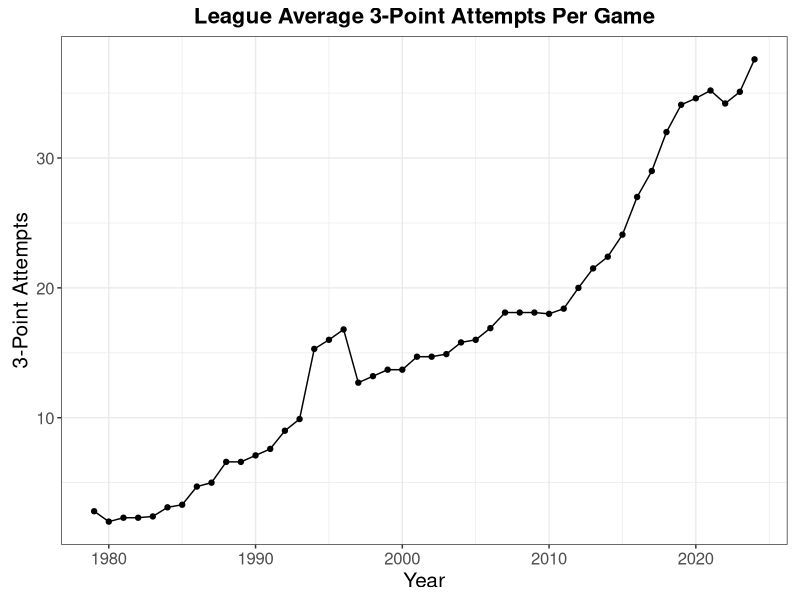
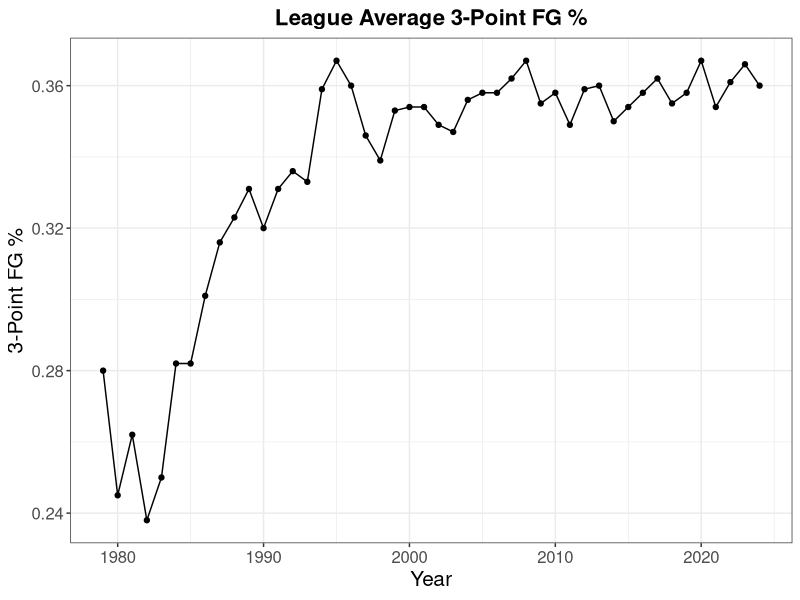
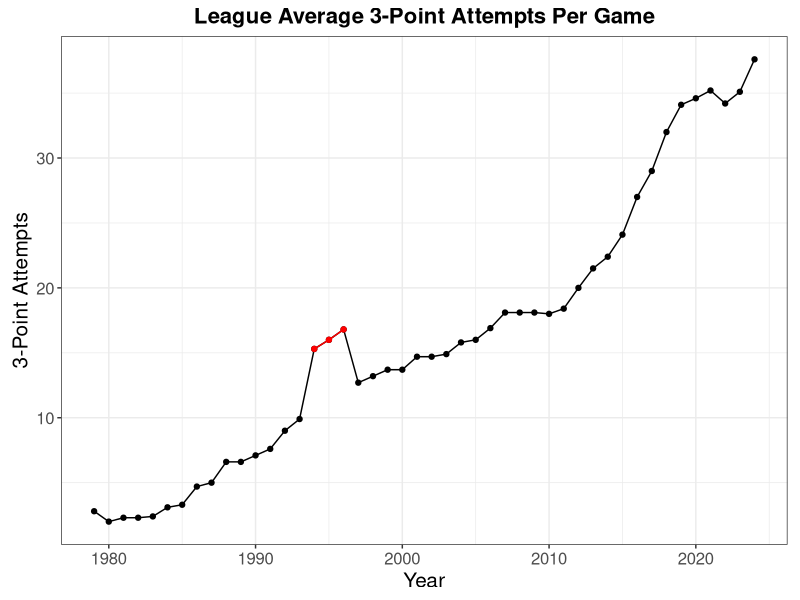
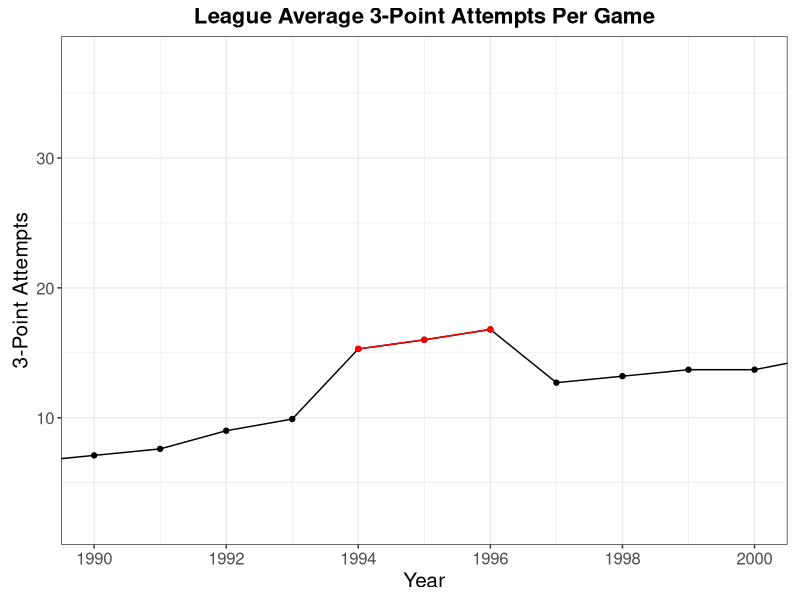
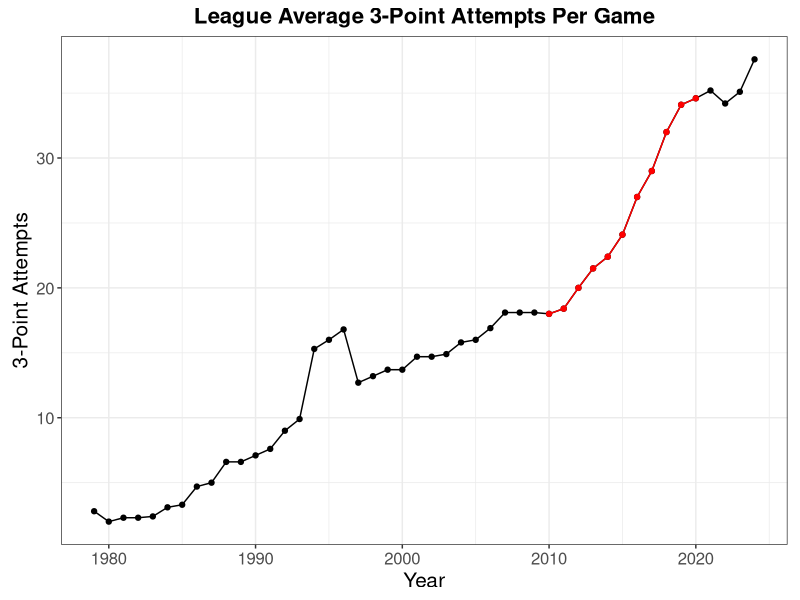
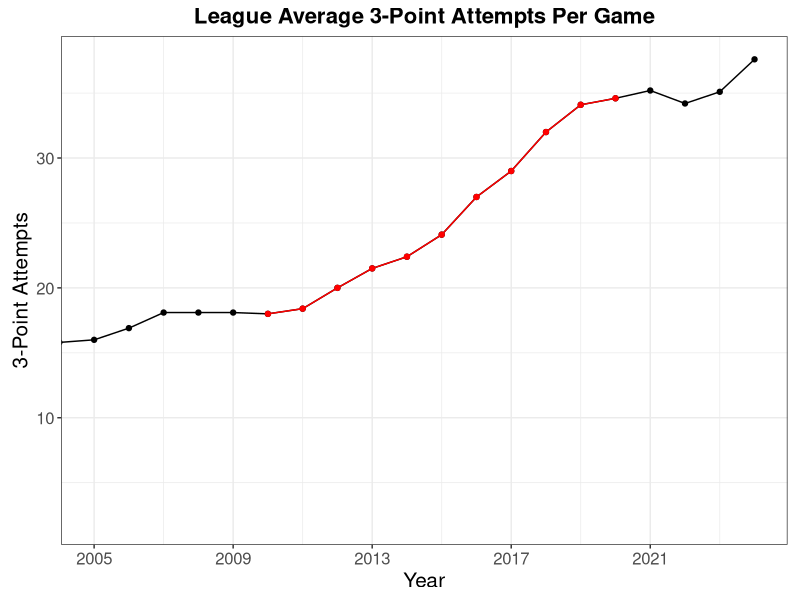
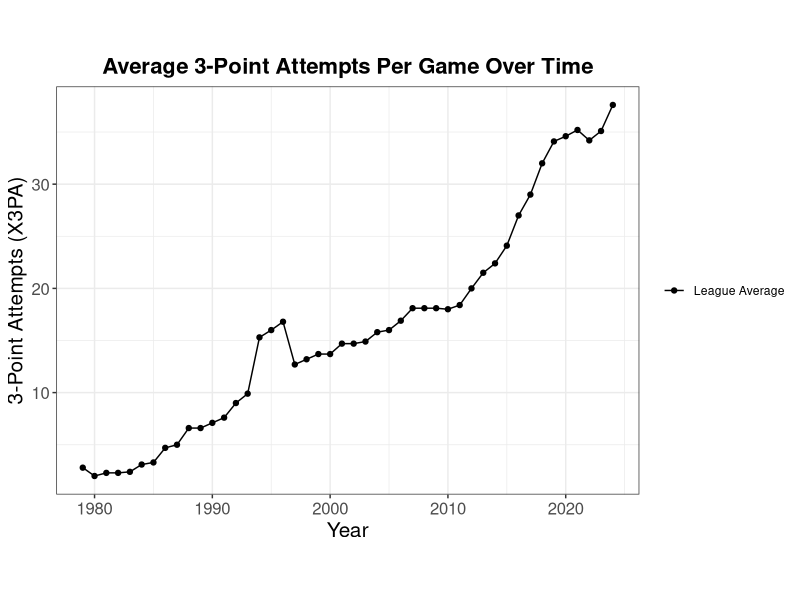
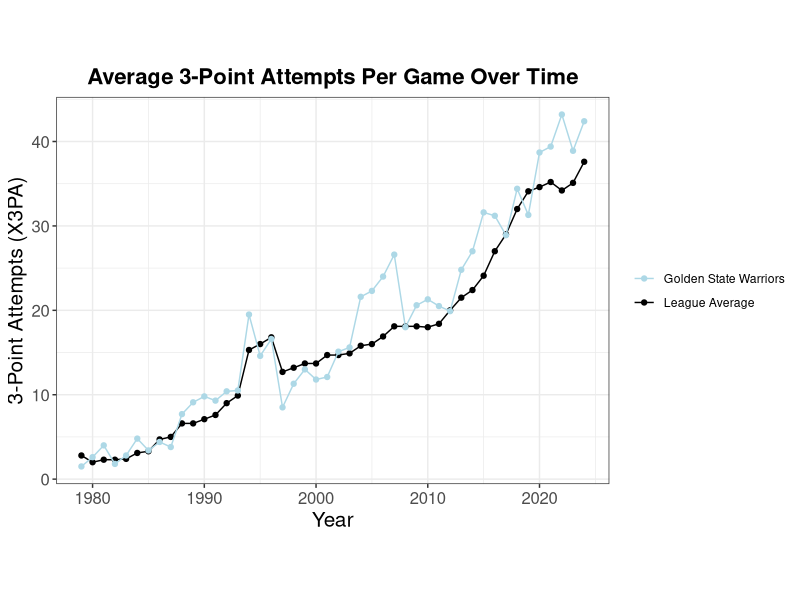

Here is the R script that generated these plots, in order:
## ---- chunk 1
library(tidyverse)
data3 <- read.csv("data3.csv")

EVpts <- data.frame(Shot = c("Layups/Dunks
(Restricted Area)", "Midrange
(5–22 ft)","3-Point Range
(22 ft+)"), ExpectedPoints = c(1.331, 0.857, 1.136), stringsAsFactors = FALSE)

champions <- data.frame(year = c(2014, 2015, 2017, 2021), y = c(27.0, 31.2, 28.9, 39.4))
champions_pct <- data.frame(year = c(2014, 2015, 2017, 2021), y = c(0.398, 0.416, 0.391, 0.364))

champions$Legend <- "Championship"

EVptsfake <- data.frame(Shot = c("Layups/Dunks
(Restricted Area)", "Midrange
(5–22 ft)","3-Point Range
(22 ft+)"), ExpectedPoints = c(0, 0.857, 1.136), stringsAsFactors = FALSE)

ranking <- data.frame(rank = c("30","29","28", "Average","3","2","1"), x3pm = c(14.0, 13.1, 13.0, 13.5, 17.8, 15.9, 14.5),  stringsAsFactors = FALSE)
ranking$rank <- factor(ranking$rank, levels = c("30","29","28","Average","3","2","1"))

celtics_champions <- data.frame(year = 2023, y = data3 %>% filter(year == 2023) %>% pull(C3PA))
## ---- chunk 2
ggplot(data3, aes(x = year, y = X3PA)) +
  geom_point(color = "black") +
  labs(x="Year",y="3-Point Attempts", title = "League Average 3-Point Attempts Per Game") +
  theme_bw()+
  theme(plot.title = element_text(size = 16, face = "bold", hjust = 0.5), 
        axis.text.x = element_text(size = 12), 
        axis.text.y = element_text(size = 12), 
        axis.title.x = element_text(size = 15), 
        axis.title.y = element_text(size = 15),
        aspect.ratio = 0.7)+
  geom_line(color = "black")

## ---- chunk 3
ggplot(data3, aes(x = year, y = X3PCT)) +
  geom_point(color = "black") +
  labs(x="Year",y="3-Point FG %", title = "League Average 3-Point FG %") +
  theme_bw()+
  theme(plot.title = element_text(size = 16, face = "bold", hjust = 0.5), 
        axis.text.x = element_text(size = 12), 
        axis.text.y = element_text(size = 12), 
        axis.title.x = element_text(size = 15), 
        axis.title.y = element_text(size = 15),
        aspect.ratio = 0.7)+
  geom_line(color = "black")

## ---- chunk 4
ggplot(data3, aes(x = year, y = X3PA)) +
  geom_point(color = "black") +
  labs(x="Year",y="3-Point Attempts", title = "League Average 3-Point Attempts Per Game") +
  theme_bw()+
  theme(plot.title = element_text(size = 16, face = "bold", hjust = 0.5), 
        axis.text.x = element_text(size = 12), 
        axis.text.y = element_text(size = 12), 
        axis.title.x = element_text(size = 15), 
        axis.title.y = element_text(size = 15),
        aspect.ratio = 0.7)+
  geom_line(color = "black")+
  geom_point(data = subset(data3, year %in% c(1994, 1995, 1996)), aes(x = year, y = X3PA), color = "red")+
  geom_line(data = subset(data3, year >= 1994 & year <= 1996), aes(x = year, y = X3PA), color = "red")
## ---- chunk 5
ggplot(data3, aes(x = year, y = X3PA)) +
  geom_point(color = "black") +
  labs(x="Year",y="3-Point Attempts", title = "League Average 3-Point Attempts Per Game") +
  theme_bw()+
  theme(plot.title = element_text(size = 16, face = "bold", hjust = 0.5), 
        axis.text.x = element_text(size = 12), 
        axis.text.y = element_text(size = 12), 
        axis.title.x = element_text(size = 15), 
        axis.title.y = element_text(size = 15),
        aspect.ratio = 0.7)+
  geom_line(color = "black")+
  geom_point(data = subset(data3, year %in% c(1994, 1995, 1996)), aes(x = year, y = X3PA), color = "red")+
  geom_line(data = subset(data3, year >= 1994 & year <= 1996), aes(x = year, y = X3PA), color = "red")+
  coord_cartesian(xlim = c(1990, 2000)) +
  scale_x_continuous(breaks = seq(1990, 2000, by = 2))
## ---- chunk 6
ggplot(data3, aes(x = year, y = X3PA)) +
  geom_point(color = "black") +
  labs(x="Year",y="3-Point Attempts", title = "League Average 3-Point Attempts Per Game") +
  theme_bw()+
  theme(plot.title = element_text(size = 16, face = "bold", hjust = 0.5), 
        axis.text.x = element_text(size = 12), 
        axis.text.y = element_text(size = 12), 
        axis.title.x = element_text(size = 15), 
        axis.title.y = element_text(size = 15),
        aspect.ratio = 0.7)+
  geom_line(color = "black")+
  geom_point(data = subset(data3, year %in% c(2010,2011,2012,2013,2014,2015,2016,2017,2018,2019,2020)), aes(x = year, y = X3PA), color = "red")+
  geom_line(data = subset(data3, year >= 2010 & year <= 2020), aes(x = year, y = X3PA), color = "red")
## ---- chunk 7
ggplot(data3, aes(x = year, y = X3PA)) +
  geom_point(color = "black") +
  labs(x="Year",y="3-Point Attempts", title = "League Average 3-Point Attempts Per Game") +
  theme_bw()+
  theme(plot.title = element_text(size = 16, face = "bold", hjust = 0.5), 
        axis.text.x = element_text(size = 12), 
        axis.text.y = element_text(size = 12), 
        axis.title.x = element_text(size = 15), 
        axis.title.y = element_text(size = 15),
        aspect.ratio = 0.7)+
  geom_line(color = "black")+
  geom_point(data = subset(data3, year %in% c(2010,2011,2012,2013,2014,2015,2016,2017,2018,2019,2020)), aes(x = year, y = X3PA), color = "red")+
  geom_line(data = subset(data3, year >= 2010 & year <= 2020), aes(x = year, y = X3PA), color = "red")+
  coord_cartesian(xlim = c(2005,2024)) +
  scale_x_continuous(breaks = seq(2005,2024, by = 4))
## ---- chunk 8
ggplot(data3, aes(x = year)) +
  geom_point(aes(y = X3PA, color = "League Average")) +
  geom_line(aes(y = X3PA, color= "League Average")) +
  scale_color_manual(name = NULL, values = c("League Average" = "black")) +
  labs(x="Year",y="3-Point Attempts (X3PA)", title = "Average 3-Point Attempts Per Game Over Time") +
  theme_bw()+
  theme(plot.title = element_text(size = 16, face = "bold", hjust = 0.5), 
        axis.text.x = element_text(size = 12), 
        axis.text.y = element_text(size = 12), 
        axis.title.x = element_text(size = 15), 
        axis.title.y = element_text(size = 15),
        aspect.ratio = 0.7)

## ---- chunk 9
ggplot(data3, aes(x = year)) +
  geom_point(aes(y = X3PA, color = "League Average")) +
  geom_line(aes(y = X3PA, color= "League Average")) +
  geom_point(aes(y = GSW3PA, color = "Golden State Warriors")) +
  geom_line(aes(y = GSW3PA, color= "Golden State Warriors")) +
  scale_color_manual(name = NULL, values = c("League Average" = "black","Golden State Warriors" = "lightblue")) +
  labs(x="Year",y="3-Point Attempts (X3PA)", title = "Average 3-Point Attempts Per Game Over Time") +
  theme_bw()+
  theme(plot.title = element_text(size = 16, face = "bold", hjust = 0.5), 
        axis.text.x = element_text(size = 12), 
        axis.text.y = element_text(size = 12), 
        axis.title.x = element_text(size = 15), 
        axis.title.y = element_text(size = 15),
        aspect.ratio = 0.7)
## ---- chunk 10
ggplot(data3, aes(x = year)) +
  geom_point(aes(y = X3PA, color = "League Average")) +
  geom_line(aes(y = X3PA, color= "League Average")) +
  geom_point(aes(y = GSW3PA, color = "Golden State Warriors")) +
  geom_line(aes(y = GSW3PA, color= "Golden State Warriors")) +
  scale_color_manual(name = NULL, values = c("League Average" = "black","Golden State Warriors" = "lightblue")) +
  labs(x="Year",y="3-Point Attempts (X3PA)", title = "Average 3-Point Attempts Per Game Over Time") +
  theme_bw()+
  theme(plot.title = element_text(size = 16, face = "bold", hjust = 0.5), 
        axis.text.x = element_text(size = 12), 
        axis.text.y = element_text(size = 12), 
        axis.title.x = element_text(size = 15), 
        axis.title.y = element_text(size = 15),
        aspect.ratio = 0.7)+
   geom_point(data = subset(data3, year == 2009), aes(x = year, y = GSW3PA),
    color = "red", size = 2, shape = 23, stroke = 0.8, fill = "red")
## ---- chunk 11
ggplot(data3, aes(x = year)) +
  geom_point(aes(y = X3PA, color = "League Average")) +
  geom_line(aes(y = X3PA, color= "League Average")) +
  geom_point(aes(y = GSW3PA, color = "Golden State Warriors")) +
  geom_line(aes(y = GSW3PA, color= "Golden State Warriors")) +
  scale_color_manual(name = NULL, values = c("League Average" = "black","Golden State Warriors" = "lightblue")) +
  labs(x="Year",y="3-Point Attempts (X3PA)", title = "Average 3-Point Attempts Per Game Over Time") +
  theme_bw()+
  theme(plot.title = element_text(size = 16, face = "bold", hjust = 0.5), 
        axis.text.x = element_text(size = 12), 
        axis.text.y = element_text(size = 12), 
        axis.title.x = element_text(size = 15), 
        axis.title.y = element_text(size = 15),
        aspect.ratio = 0.7)+
  geom_text(data = champions, aes(x = year, y = y+2,label = "\U1F3C6"), color = "gold", size = 4, vjust = 0)
## ---- chunk 12
ggplot(data3, aes(x = year)) +
  geom_point(aes(y = X3PCT, color = "League Average")) +
  geom_line(aes(y = X3PCT, color= "League Average")) +
  geom_point(aes(y = GSW3pct, color = "Golden State Warriors")) +
  geom_line(aes(y = GSW3pct, color= "Golden State Warriors")) +
  scale_color_manual(name = NULL, values = c("League Average" = "black","Golden State Warriors" = "lightblue")) +
  labs(x="Year",y="3 Point FG %", title = "Average 3-Point FG% Per Game Over Time") +
  theme_bw()+
  theme(plot.title = element_text(size = 16, face = "bold", hjust = 0.5), 
        axis.text.x = element_text(size = 12), 
        axis.text.y = element_text(size = 12), 
        axis.title.x = element_text(size = 15), 
        axis.title.y = element_text(size = 15),
        aspect.ratio = 0.7)+
  geom_text(data = champions_pct, aes(x = year, y = y+0.01,label = "\U1F3C6"), color = "gold", size = 4, vjust = 0)

## ---- chunk 13
ggplot(EVptsfake, aes(x = Shot, y = ExpectedPoints)) +
  geom_col(fill = "lightblue", width = 0.5, color = "black") +
  labs(x = "Shot Ranges", y = "Expected Points Per Shot", title = "Expected Points Value Vs. Range")+
  theme_bw()+
  theme(plot.title = element_text(size = 16, face = "bold", hjust = 0.5), 
        axis.text.x = element_text(size = 10), 
        axis.text.y = element_text(size = 12), 
        axis.title.x = element_text(size = 15), 
        axis.title.y = element_text(size = 15),
        aspect.ratio = 0.7)+
  geom_text(aes(label = sprintf("%.2f", ExpectedPoints)), vjust = -0.5)+
  scale_y_continuous(limits = c(0, 1.5), expand = c(0, 0))
## ---- chunk 14
ggplot(EVpts, aes(x = Shot, y = ExpectedPoints)) +
  geom_col(fill = "lightblue", width = 0.5, color = "black") +
  labs(x = "Shot Ranges", y = "Expected Points Per Shot", title = "Expected Points Value Vs. Range")+
  theme_bw()+
  theme(plot.title = element_text(size = 16, face = "bold", hjust = 0.5), 
        axis.text.x = element_text(size = 10), 
        axis.text.y = element_text(size = 12), 
        axis.title.x = element_text(size = 15), 
        axis.title.y = element_text(size = 15),
        aspect.ratio = 0.7)+
  geom_text(aes(label = sprintf("%.2f", ExpectedPoints)), vjust = -0.5)+
  scale_y_continuous(limits = c(0, 1.5), expand = c(0, 0))
## ---- chunk 15
ggplot(ranking, aes(x = rank, y = x3pm)) +
  geom_col(fill = "skyblue", width = 0.5, color = "black") +
  labs(x = "Team Rank by Wins in Regular Season", y = "3-pointers Made per Game",title = "3PM vs. Team finishing (2024-2025)") +
  theme_minimal(base_size = 14)+
  theme_bw()+
  theme(plot.title = element_text(size = 16, face = "bold", hjust = 0.5), 
        axis.text.x = element_text(size = 10), 
        axis.text.y = element_text(size = 12), 
        axis.title.x = element_text(size = 15), 
        axis.title.y = element_text(size = 15),
        aspect.ratio = 0.7)+
   scale_y_continuous(limits = c(0, 20), expand = c(0, 0))
## ---- chunk 16
ggplot(data3, aes(x = year)) +
  geom_point(aes(y = X3PA, color = "League Average")) +
  geom_line(aes(y  = X3PA, color = "League Average")) +
  geom_point(aes(y = C3PA, color = "Boston Celtics")) +
  geom_line(aes(y  = C3PA, color = "Boston Celtics")) +
  scale_color_manual(name = NULL,values = c("League Average" = "black", "Boston Celtics" = "#007A33")) +
  labs(x = "Year", y  = "3-Point Attempts (X3PA)", title = "Average 3-Point Attempts Per Game Over Time") +
  theme_bw() +
  theme( plot.title    = element_text(size = 16, face = "bold", hjust = 0.5),axis.text.x   = element_text(size = 12),axis.text.y   = element_text(size = 12), axis.title.x  = element_text(size = 15),axis.title.y  = element_text(size = 15),aspect.ratio  = 0.7 ) +
  geom_text(data = celtics_champions, aes(x = year, y = y + 2, label = "\U1F3C6"),color = "gold",size = 4,vjust = 0)+
  coord_cartesian(xlim = c(2010,2024))
